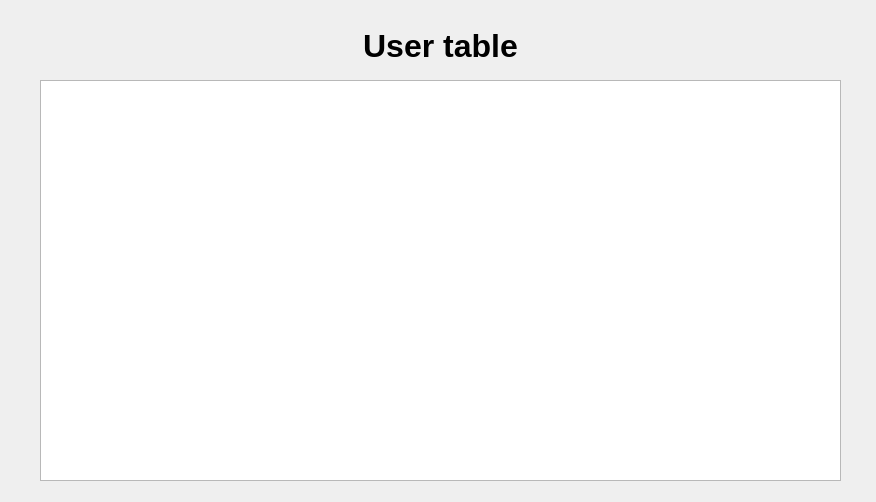
<?xml version="1.0" encoding="UTF-8"?>
<ui version="4.0">
 <class>duser</class>
 <widget class="QDialog" name="duser">
  <property name="geometry">
   <rect>
    <x>0</x>
    <y>0</y>
    <width>876</width>
    <height>502</height>
   </rect>
  </property>
  <property name="windowTitle">
   <string>Dialog</string>
  </property>
  <widget class="QTableView" name="tableView">
   <property name="geometry">
    <rect>
     <x>40</x>
     <y>80</y>
     <width>801</width>
     <height>401</height>
    </rect>
   </property>
   <property name="font">
    <font>
     <pointsize>12</pointsize>
     <weight>50</weight>
     <bold>false</bold>
    </font>
   </property>
  </widget>
  <widget class="QLabel" name="label">
   <property name="geometry">
    <rect>
     <x>40</x>
     <y>20</y>
     <width>801</width>
     <height>51</height>
    </rect>
   </property>
   <property name="font">
    <font>
     <pointsize>24</pointsize>
     <weight>75</weight>
     <bold>true</bold>
    </font>
   </property>
   <property name="text">
    <string>User table</string>
   </property>
   <property name="alignment">
    <set>Qt::AlignCenter</set>
   </property>
  </widget>
 </widget>
 <resources/>
 <connections/>
</ui>
